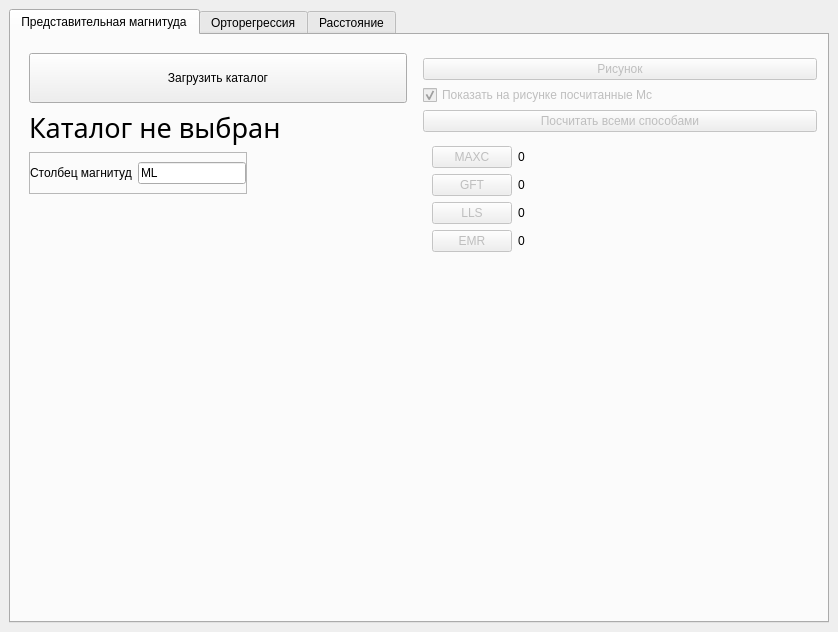
<?xml version="1.0" encoding="UTF-8"?>
<ui version="4.0">
 <class>MainWindow</class>
 <widget class="QMainWindow" name="MainWindow">
  <property name="geometry">
   <rect>
    <x>0</x>
    <y>0</y>
    <width>838</width>
    <height>632</height>
   </rect>
  </property>
  <property name="windowTitle">
   <string>MainWindow</string>
  </property>
  <property name="windowIcon">
   <iconset>
    <normaloff>icon.png</normaloff>icon.png</iconset>
  </property>
  <widget class="QWidget" name="centralwidget">
   <layout class="QVBoxLayout" name="verticalLayout_2">
    <item>
     <widget class="QTabWidget" name="tabWidget">
      <property name="tabPosition">
       <enum>QTabWidget::North</enum>
      </property>
      <property name="tabShape">
       <enum>QTabWidget::Rounded</enum>
      </property>
      <property name="currentIndex">
       <number>0</number>
      </property>
      <property name="iconSize">
       <size>
        <width>40</width>
        <height>40</height>
       </size>
      </property>
      <widget class="QWidget" name="tab">
       <attribute name="icon">
        <iconset>
         <normaloff>icons/logo.svg</normaloff>icons/logo.svg</iconset>
       </attribute>
       <attribute name="title">
        <string>Представительная магнитуда</string>
       </attribute>
       <layout class="QHBoxLayout" name="horizontalLayout_4">
        <item>
         <layout class="QHBoxLayout" name="horizontalLayout">
          <item alignment="Qt::AlignTop">
           <widget class="QWidget" name="LeftMenu" native="true">
            <layout class="QVBoxLayout" name="verticalLayout">
             <item>
              <widget class="QPushButton" name="load_file_button">
               <property name="sizePolicy">
                <sizepolicy hsizetype="Preferred" vsizetype="Minimum">
                 <horstretch>0</horstretch>
                 <verstretch>0</verstretch>
                </sizepolicy>
               </property>
               <property name="minimumSize">
                <size>
                 <width>0</width>
                 <height>50</height>
                </size>
               </property>
               <property name="maximumSize">
                <size>
                 <width>99999</width>
                 <height>70</height>
                </size>
               </property>
               <property name="text">
                <string>Загрузить каталог</string>
               </property>
              </widget>
             </item>
             <item>
              <widget class="QLabel" name="chosen_catalog_label">
               <property name="sizePolicy">
                <sizepolicy hsizetype="Preferred" vsizetype="Maximum">
                 <horstretch>0</horstretch>
                 <verstretch>0</verstretch>
                </sizepolicy>
               </property>
               <property name="font">
                <font>
                 <family>Bahnschrift Condensed</family>
                 <pointsize>20</pointsize>
                 <weight>50</weight>
                 <italic>false</italic>
                 <bold>false</bold>
                 <stylestrategy>PreferDefault</stylestrategy>
                 <kerning>true</kerning>
                </font>
               </property>
               <property name="text">
                <string>Каталог не выбран</string>
               </property>
               <property name="alignment">
                <set>Qt::AlignLeading|Qt::AlignLeft|Qt::AlignTop</set>
               </property>
               <property name="wordWrap">
                <bool>true</bool>
               </property>
              </widget>
             </item>
             <item alignment="Qt::AlignLeft">
              <widget class="QFrame" name="frame">
               <property name="frameShape">
                <enum>QFrame::StyledPanel</enum>
               </property>
               <property name="frameShadow">
                <enum>QFrame::Raised</enum>
               </property>
               <layout class="QHBoxLayout" name="horizontalLayout_2">
                <property name="spacing">
                 <number>6</number>
                </property>
                <property name="leftMargin">
                 <number>0</number>
                </property>
                <property name="rightMargin">
                 <number>0</number>
                </property>
                <item>
                 <widget class="QLabel" name="Mag_column_label">
                  <property name="sizePolicy">
                   <sizepolicy hsizetype="Expanding" vsizetype="Preferred">
                    <horstretch>0</horstretch>
                    <verstretch>0</verstretch>
                   </sizepolicy>
                  </property>
                  <property name="text">
                   <string>Столбец магнитуд</string>
                  </property>
                 </widget>
                </item>
                <item>
                 <widget class="QLineEdit" name="Mag_column_lineedit">
                  <property name="enabled">
                   <bool>true</bool>
                  </property>
                  <property name="sizePolicy">
                   <sizepolicy hsizetype="Minimum" vsizetype="Fixed">
                    <horstretch>0</horstretch>
                    <verstretch>0</verstretch>
                   </sizepolicy>
                  </property>
                  <property name="text">
                   <string>ML</string>
                  </property>
                  <property name="maxLength">
                   <number>32762</number>
                  </property>
                  <property name="clearButtonEnabled">
                   <bool>false</bool>
                  </property>
                 </widget>
                </item>
               </layout>
              </widget>
             </item>
             <item>
              <widget class="QLabel" name="available_sheets_label">
               <property name="enabled">
                <bool>true</bool>
               </property>
               <property name="sizePolicy">
                <sizepolicy hsizetype="Minimum" vsizetype="Maximum">
                 <horstretch>0</horstretch>
                 <verstretch>0</verstretch>
                </sizepolicy>
               </property>
               <property name="font">
                <font>
                 <family>Consolas</family>
                 <pointsize>10</pointsize>
                 <weight>50</weight>
                 <bold>false</bold>
                </font>
               </property>
               <property name="text">
                <string/>
               </property>
               <property name="alignment">
                <set>Qt::AlignLeading|Qt::AlignLeft|Qt::AlignVCenter</set>
               </property>
              </widget>
             </item>
             <item>
              <layout class="QVBoxLayout" name="sheets_layout"/>
             </item>
            </layout>
           </widget>
          </item>
          <item alignment="Qt::AlignTop">
           <widget class="QWidget" name="RightMenu" native="true">
            <layout class="QVBoxLayout" name="RightMenuLayout">
             <property name="spacing">
              <number>5</number>
             </property>
             <property name="sizeConstraint">
              <enum>QLayout::SetDefaultConstraint</enum>
             </property>
             <property name="leftMargin">
              <number>1</number>
             </property>
             <property name="rightMargin">
              <number>1</number>
             </property>
             <property name="bottomMargin">
              <number>1</number>
             </property>
             <item>
              <widget class="QLabel" name="chosen_sheet_status">
               <property name="enabled">
                <bool>true</bool>
               </property>
               <property name="sizePolicy">
                <sizepolicy hsizetype="Minimum" vsizetype="Ignored">
                 <horstretch>0</horstretch>
                 <verstretch>0</verstretch>
                </sizepolicy>
               </property>
               <property name="minimumSize">
                <size>
                 <width>0</width>
                 <height>0</height>
                </size>
               </property>
               <property name="maximumSize">
                <size>
                 <width>16777215</width>
                 <height>23</height>
                </size>
               </property>
               <property name="font">
                <font>
                 <family>consolas</family>
                 <pointsize>6</pointsize>
                </font>
               </property>
               <property name="text">
                <string/>
               </property>
               <property name="alignment">
                <set>Qt::AlignLeading|Qt::AlignLeft|Qt::AlignTop</set>
               </property>
               <property name="wordWrap">
                <bool>true</bool>
               </property>
              </widget>
             </item>
             <item alignment="Qt::AlignTop">
              <widget class="QPushButton" name="show_graph_button">
               <property name="enabled">
                <bool>false</bool>
               </property>
               <property name="sizePolicy">
                <sizepolicy hsizetype="Preferred" vsizetype="Preferred">
                 <horstretch>0</horstretch>
                 <verstretch>0</verstretch>
                </sizepolicy>
               </property>
               <property name="text">
                <string>Рисунок</string>
               </property>
               <property name="autoRepeatDelay">
                <number>300</number>
               </property>
              </widget>
             </item>
             <item>
              <widget class="QCheckBox" name="show_mc_on_graph_checkbox">
               <property name="enabled">
                <bool>false</bool>
               </property>
               <property name="text">
                <string>Показать на рисунке посчитанные Mc</string>
               </property>
               <property name="checked">
                <bool>true</bool>
               </property>
              </widget>
             </item>
             <item>
              <widget class="QPushButton" name="calculate_all_methods_button">
               <property name="enabled">
                <bool>false</bool>
               </property>
               <property name="text">
                <string>Посчитать всеми способами</string>
               </property>
              </widget>
             </item>
             <item>
              <widget class="QWidget" name="methods_form" native="true">
               <layout class="QFormLayout" name="methods_formLayout">
                <item row="0" column="0">
                 <widget class="QPushButton" name="calculate_maxc_button">
                  <property name="enabled">
                   <bool>false</bool>
                  </property>
                  <property name="text">
                   <string>MAXC</string>
                  </property>
                 </widget>
                </item>
                <item row="0" column="1">
                 <widget class="QLabel" name="calculate_maxc_label">
                  <property name="text">
                   <string>0</string>
                  </property>
                 </widget>
                </item>
                <item row="1" column="0">
                 <widget class="QPushButton" name="calculate_gft_button">
                  <property name="enabled">
                   <bool>false</bool>
                  </property>
                  <property name="text">
                   <string>GFT</string>
                  </property>
                 </widget>
                </item>
                <item row="1" column="1">
                 <widget class="QLabel" name="calculate_gft_label">
                  <property name="text">
                   <string>0</string>
                  </property>
                 </widget>
                </item>
                <item row="2" column="0">
                 <widget class="QPushButton" name="calculate_lls_button">
                  <property name="enabled">
                   <bool>false</bool>
                  </property>
                  <property name="text">
                   <string>LLS</string>
                  </property>
                 </widget>
                </item>
                <item row="2" column="1">
                 <widget class="QLabel" name="calculate_lls_label">
                  <property name="text">
                   <string>0</string>
                  </property>
                 </widget>
                </item>
                <item row="3" column="0">
                 <widget class="QPushButton" name="calculate_emr_button">
                  <property name="enabled">
                   <bool>false</bool>
                  </property>
                  <property name="text">
                   <string>EMR</string>
                  </property>
                 </widget>
                </item>
                <item row="3" column="1">
                 <widget class="QLabel" name="calculate_emr_label">
                  <property name="text">
                   <string>0</string>
                  </property>
                 </widget>
                </item>
               </layout>
              </widget>
             </item>
            </layout>
           </widget>
          </item>
         </layout>
        </item>
       </layout>
      </widget>
      <widget class="QWidget" name="tab_2">
       <attribute name="icon">
        <iconset>
         <normaloff>linear-regression.png</normaloff>linear-regression.png</iconset>
       </attribute>
       <attribute name="title">
        <string>Орторегрессия</string>
       </attribute>
       <layout class="QHBoxLayout" name="horizontalLayout_3">
        <item>
         <layout class="QHBoxLayout" name="Orth_horizontalLayout">
          <property name="sizeConstraint">
           <enum>QLayout::SetDefaultConstraint</enum>
          </property>
          <item>
           <widget class="QWidget" name="orth_leftMenu" native="true">
            <layout class="QVBoxLayout" name="Orth_LeftMenu">
             <item>
              <widget class="QPushButton" name="orth_load_file_button">
               <property name="sizePolicy">
                <sizepolicy hsizetype="Expanding" vsizetype="Expanding">
                 <horstretch>0</horstretch>
                 <verstretch>0</verstretch>
                </sizepolicy>
               </property>
               <property name="minimumSize">
                <size>
                 <width>0</width>
                 <height>50</height>
                </size>
               </property>
               <property name="maximumSize">
                <size>
                 <width>99999</width>
                 <height>70</height>
                </size>
               </property>
               <property name="text">
                <string>Загрузить каталог</string>
               </property>
              </widget>
             </item>
             <item>
              <widget class="QLabel" name="orth_chosen_catalog_label">
               <property name="sizePolicy">
                <sizepolicy hsizetype="Expanding" vsizetype="Minimum">
                 <horstretch>0</horstretch>
                 <verstretch>0</verstretch>
                </sizepolicy>
               </property>
               <property name="font">
                <font>
                 <family>Bahnschrift Condensed</family>
                 <pointsize>20</pointsize>
                 <weight>50</weight>
                 <italic>false</italic>
                 <bold>false</bold>
                 <stylestrategy>PreferDefault</stylestrategy>
                 <kerning>true</kerning>
                </font>
               </property>
               <property name="text">
                <string>Каталог не выбран</string>
               </property>
               <property name="alignment">
                <set>Qt::AlignLeading|Qt::AlignLeft|Qt::AlignTop</set>
               </property>
               <property name="wordWrap">
                <bool>true</bool>
               </property>
              </widget>
             </item>
             <item>
              <widget class="QLabel" name="orth_catalog_size_label">
               <property name="font">
                <font>
                 <family>Bahnschrift</family>
                 <pointsize>20</pointsize>
                </font>
               </property>
               <property name="text">
                <string/>
               </property>
               <property name="alignment">
                <set>Qt::AlignLeading|Qt::AlignLeft|Qt::AlignTop</set>
               </property>
              </widget>
             </item>
             <item>
              <widget class="QFrame" name="frame_2">
               <property name="sizePolicy">
                <sizepolicy hsizetype="Expanding" vsizetype="Expanding">
                 <horstretch>0</horstretch>
                 <verstretch>0</verstretch>
                </sizepolicy>
               </property>
               <property name="frameShape">
                <enum>QFrame::StyledPanel</enum>
               </property>
               <property name="frameShadow">
                <enum>QFrame::Raised</enum>
               </property>
               <layout class="QHBoxLayout" name="horizontalLayout_5">
                <property name="spacing">
                 <number>6</number>
                </property>
                <property name="leftMargin">
                 <number>0</number>
                </property>
                <property name="rightMargin">
                 <number>0</number>
                </property>
                <item>
                 <widget class="QLabel" name="t_criterion_label">
                  <property name="sizePolicy">
                   <sizepolicy hsizetype="Expanding" vsizetype="Expanding">
                    <horstretch>0</horstretch>
                    <verstretch>0</verstretch>
                   </sizepolicy>
                  </property>
                  <property name="text">
                   <string>Значение t-критерия Стьюдента</string>
                  </property>
                 </widget>
                </item>
                <item>
                 <widget class="QLineEdit" name="t_criterion_value_lineedit">
                  <property name="enabled">
                   <bool>true</bool>
                  </property>
                  <property name="sizePolicy">
                   <sizepolicy hsizetype="Expanding" vsizetype="Fixed">
                    <horstretch>0</horstretch>
                    <verstretch>0</verstretch>
                   </sizepolicy>
                  </property>
                  <property name="text">
                   <string>0</string>
                  </property>
                  <property name="maxLength">
                   <number>32762</number>
                  </property>
                  <property name="clearButtonEnabled">
                   <bool>false</bool>
                  </property>
                 </widget>
                </item>
               </layout>
              </widget>
             </item>
            </layout>
           </widget>
          </item>
          <item>
           <widget class="QWidget" name="orth_rightMenu" native="true">
            <layout class="QVBoxLayout" name="Orth_RightMenu">
             <item>
              <widget class="QPushButton" name="orth_calculate_button">
               <property name="enabled">
                <bool>false</bool>
               </property>
               <property name="sizePolicy">
                <sizepolicy hsizetype="Expanding" vsizetype="Expanding">
                 <horstretch>0</horstretch>
                 <verstretch>0</verstretch>
                </sizepolicy>
               </property>
               <property name="minimumSize">
                <size>
                 <width>0</width>
                 <height>50</height>
                </size>
               </property>
               <property name="maximumSize">
                <size>
                 <width>99999</width>
                 <height>70</height>
                </size>
               </property>
               <property name="text">
                <string>Рассчитать</string>
               </property>
              </widget>
             </item>
             <item>
              <widget class="QTextEdit" name="orth_result_textEdit">
               <property name="enabled">
                <bool>false</bool>
               </property>
               <property name="readOnly">
                <bool>true</bool>
               </property>
              </widget>
             </item>
             <item>
              <widget class="QPushButton" name="orth_plot_button">
               <property name="enabled">
                <bool>false</bool>
               </property>
               <property name="sizePolicy">
                <sizepolicy hsizetype="Expanding" vsizetype="Expanding">
                 <horstretch>0</horstretch>
                 <verstretch>0</verstretch>
                </sizepolicy>
               </property>
               <property name="minimumSize">
                <size>
                 <width>0</width>
                 <height>50</height>
                </size>
               </property>
               <property name="maximumSize">
                <size>
                 <width>99999</width>
                 <height>70</height>
                </size>
               </property>
               <property name="text">
                <string>Рисунок</string>
               </property>
              </widget>
             </item>
            </layout>
           </widget>
          </item>
         </layout>
        </item>
       </layout>
      </widget>
      <widget class="QWidget" name="tab_3">
       <attribute name="icon">
        <iconset>
         <normaloff>733042_orientation_512x512.png</normaloff>733042_orientation_512x512.png</iconset>
       </attribute>
       <attribute name="title">
        <string>Расстояние</string>
       </attribute>
       <layout class="QHBoxLayout" name="horizontalLayout_6">
        <item>
         <layout class="QHBoxLayout" name="dist_horizontalLayout">
          <item>
           <widget class="QWidget" name="dist_leftMenu" native="true">
            <layout class="QVBoxLayout" name="verticalLayout_3">
             <item>
              <widget class="QPushButton" name="dist_load_file_button">
               <property name="sizePolicy">
                <sizepolicy hsizetype="Expanding" vsizetype="Expanding">
                 <horstretch>0</horstretch>
                 <verstretch>0</verstretch>
                </sizepolicy>
               </property>
               <property name="minimumSize">
                <size>
                 <width>0</width>
                 <height>50</height>
                </size>
               </property>
               <property name="maximumSize">
                <size>
                 <width>99999</width>
                 <height>70</height>
                </size>
               </property>
               <property name="text">
                <string>Загрузить документ с расстояниями</string>
               </property>
              </widget>
             </item>
             <item>
              <widget class="QLabel" name="dist_chosen_catalog_label">
               <property name="sizePolicy">
                <sizepolicy hsizetype="Expanding" vsizetype="Minimum">
                 <horstretch>0</horstretch>
                 <verstretch>0</verstretch>
                </sizepolicy>
               </property>
               <property name="font">
                <font>
                 <family>Bahnschrift Condensed</family>
                 <pointsize>20</pointsize>
                 <weight>50</weight>
                 <italic>false</italic>
                 <bold>false</bold>
                 <stylestrategy>PreferDefault</stylestrategy>
                 <kerning>true</kerning>
                </font>
               </property>
               <property name="text">
                <string>Каталог не выбран</string>
               </property>
               <property name="alignment">
                <set>Qt::AlignLeading|Qt::AlignLeft|Qt::AlignTop</set>
               </property>
               <property name="wordWrap">
                <bool>true</bool>
               </property>
              </widget>
             </item>
             <item>
              <widget class="QLabel" name="dist_catalog_size_label">
               <property name="font">
                <font>
                 <family>Bahnschrift</family>
                 <pointsize>20</pointsize>
                </font>
               </property>
               <property name="text">
                <string/>
               </property>
               <property name="alignment">
                <set>Qt::AlignLeading|Qt::AlignLeft|Qt::AlignTop</set>
               </property>
              </widget>
             </item>
            </layout>
           </widget>
          </item>
          <item>
           <widget class="QWidget" name="dist_rightMenu" native="true">
            <layout class="QVBoxLayout" name="verticalLayout_4">
             <item>
              <widget class="QPushButton" name="dist_calculate_button">
               <property name="enabled">
                <bool>false</bool>
               </property>
               <property name="sizePolicy">
                <sizepolicy hsizetype="Expanding" vsizetype="Expanding">
                 <horstretch>0</horstretch>
                 <verstretch>0</verstretch>
                </sizepolicy>
               </property>
               <property name="minimumSize">
                <size>
                 <width>0</width>
                 <height>50</height>
                </size>
               </property>
               <property name="maximumSize">
                <size>
                 <width>99999</width>
                 <height>70</height>
                </size>
               </property>
               <property name="text">
                <string>Записать в файл</string>
               </property>
              </widget>
             </item>
            </layout>
           </widget>
          </item>
         </layout>
        </item>
       </layout>
      </widget>
     </widget>
    </item>
   </layout>
  </widget>
 </widget>
 <resources/>
 <connections/>
</ui>
